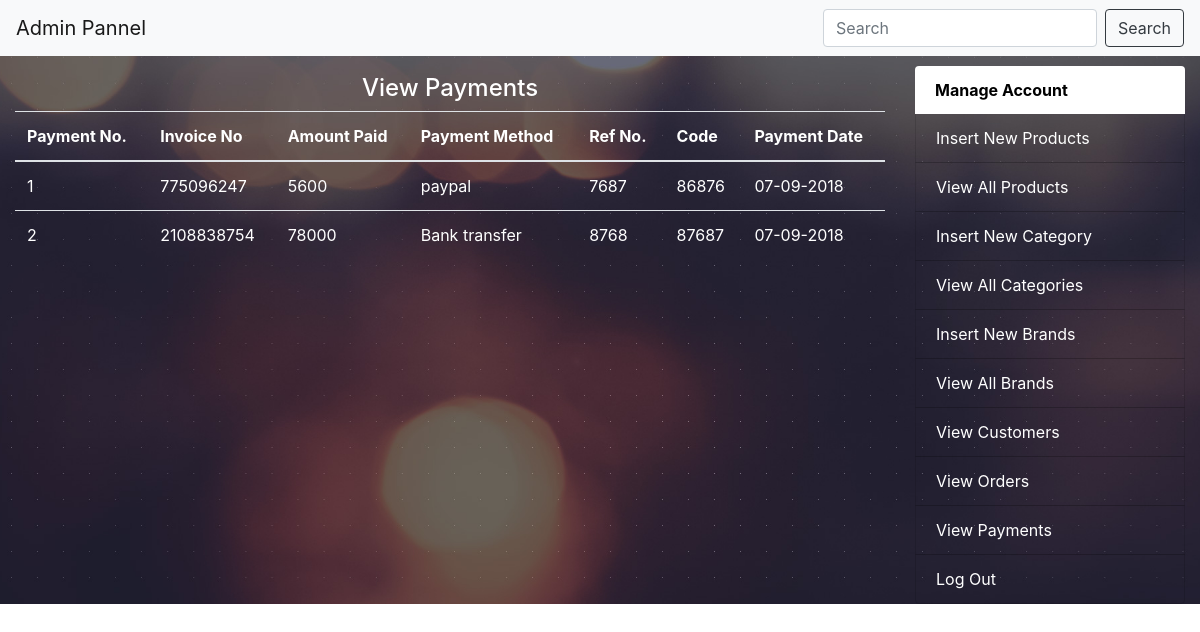
The page /admin_area/index.php?view_payments (signed in) on the database its author committed.
### tables this page shows
CREATE TABLE `payment` (
  `payment_id` int(11) NOT NULL,
  `invoice_no` int(50) NOT NULL,
  `amount` int(10) NOT NULL,
  `payment_mode` text NOT NULL,
  `ref_no` int(10) NOT NULL,
  `code` int(10) NOT NULL,
  `payment_date` text NOT NULL
);

### admin_area/view_payments.php (the view, shortened to what this page needs)
<?php
include("includes/db.php");
?>
<!DOCTYPE html>
<html>
<head>
    <link rel="stylesheet" href="https://maxcdn.bootstrapcdn.com/bootstrap/4.1.3/css/bootstrap.min.css">
</head>
<body>
  <h4 class="text-center">View Payments</h4>
    <table class="table">
      <thead>
        <tr>
          <th>Payment No.</th>
          <th>Invoice No</th>
          <th>Amount Paid</th>
          <th>Payment Method</th>
          <th>Ref No.</th>
          <th>Code</th>
          <th>Payment Date</th>
        </tr>
      </thead>
      <tbody>
      <?php
      $get_payment = "SELECT * FROM payment";
      $run_payment = mysqli_query($con,$get_payment);
      $i=0;
      while ($row_payments = mysqli_fetch_array($run_payment)) {
          $invoice_no = $row_payments['invoice_no'];
          $amount = $row_payments['amount'];
          $payment_mode = $row_payments['payment_mode'];
          $ref_no = $row_payments['ref_no'];
          $code = $row_payments['code'];
          $date = $row_payments['payment_date'];
          $i++;
      ?>
        <tr>
          <td><?php echo $i; ?></td>
          <td><?php echo $invoice_no; ?></td>
          <td><?php echo $amount; ?></td>
          <td><?php echo $payment_mode; ?></td>
          <td><?php echo $ref_no; ?></td>
          <td><?php echo $code; ?></td>
          <td><?php echo $date; ?></td>
        </tr>
        <?php } ?>
      </tbody>
    </table>
</body>
</html>

### styles/style.css (style rules this page uses)
body { background-color: #000; }

### admin_area/index.php (style rules this page uses)
body { background: linear-gradient(to top left, #660033 -1%, #ff9999 104%); font-family: 'Maven Pro', sans-serif; }
body { background-image: url("header-background.jpg"); background-repeat:no-repeat; background-position:center; background-size:cover; }

### rows shown on the page
payment: invoice_no "775096247", amount "5600", payment_mode "paypal", ref_no "7687", code "86876", payment_date "07-09-2018"
payment: invoice_no "2108838754", amount "78000", payment_mode "Bank transfer", ref_no "8768", code "87687", payment_date "07-09-2018"
